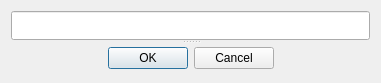
<?xml version="1.0" encoding="UTF-8"?>
<ui version="4.0">
 <class>ClusterDlg</class>
 <widget class="QDialog" name="ClusterDlg">
  <property name="windowModality">
   <enum>Qt::ApplicationModal</enum>
  </property>
  <property name="geometry">
   <rect>
    <x>0</x>
    <y>0</y>
    <width>381</width>
    <height>83</height>
   </rect>
  </property>
  <property name="minimumSize">
   <size>
    <width>0</width>
    <height>0</height>
   </size>
  </property>
  <property name="maximumSize">
   <size>
    <width>16777215</width>
    <height>16777215</height>
   </size>
  </property>
  <property name="windowTitle">
   <string>Dialog</string>
  </property>
  <layout class="QGridLayout" name="gridLayout">
   <item row="0" column="0">
    <widget class="QSplitter" name="splitter">
     <property name="orientation">
      <enum>Qt::Vertical</enum>
     </property>
     <widget class="QLineEdit" name="lineEdit"/>
     <widget class="QWidget" name="">
      <layout class="QHBoxLayout" name="horizontalLayout">
       <item>
        <spacer name="horizontalSpacer">
         <property name="orientation">
          <enum>Qt::Horizontal</enum>
         </property>
         <property name="sizeHint" stdset="0">
          <size>
           <width>40</width>
           <height>20</height>
          </size>
         </property>
        </spacer>
       </item>
       <item>
        <widget class="QDialogButtonBox" name="buttonBox">
         <property name="standardButtons">
          <set>QDialogButtonBox::Cancel|QDialogButtonBox::Ok</set>
         </property>
        </widget>
       </item>
       <item>
        <spacer name="horizontalSpacer_2">
         <property name="orientation">
          <enum>Qt::Horizontal</enum>
         </property>
         <property name="sizeHint" stdset="0">
          <size>
           <width>40</width>
           <height>20</height>
          </size>
         </property>
        </spacer>
       </item>
      </layout>
     </widget>
    </widget>
   </item>
  </layout>
 </widget>
 <resources/>
 <connections>
  <connection>
   <sender>buttonBox</sender>
   <signal>rejected()</signal>
   <receiver>ClusterDlg</receiver>
   <slot>close()</slot>
   <hints>
    <hint type="sourcelabel">
     <x>190</x>
     <y>65</y>
    </hint>
    <hint type="destinationlabel">
     <x>190</x>
     <y>41</y>
    </hint>
   </hints>
  </connection>
 </connections>
</ui>
